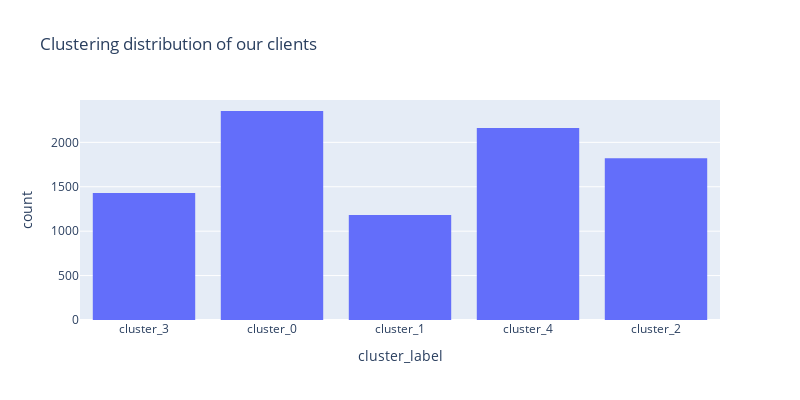

Source (notebook cell):
### Code cell
fig = px.histogram(cluster_log_scaled_profile,x="cluster_label",title="Clustering distribution of our clients")
fig.update_layout(width=800,height=400).show()

### Figure 1 — Plotly figure (JSON) as saved in the notebook; plotly's stock layout.template omitted (floating-point values rounded to 4 significant figures; data arrays with more than 128 entries replaced by an {"elided": "..."} marker saying what was removed)
{"data": [{"alignmentgroup": "True", "bingroup": "x", "hovertemplate": "cluster_label=%{x}<br>count=%{y}<extra></extra>", "legendgroup": "", "marker": {"color": "#636efa"}, "name": "", "offsetgroup": "", "orientation": "v", "showlegend": false, "type": "histogram", "x": {"elided": "8950 str values"}, "xaxis": "x", "yaxis": "y"}], "layout": {"barmode": "relative", "height": 400, "legend": {"tracegroupgap": 0}, "title": {"text": "Clustering distribution of our clients"}, "width": 800, "xaxis": {"anchor": "y", "domain": [0, 1], "title": {"text": "cluster_label"}}, "yaxis": {"anchor": "x", "domain": [0, 1], "title": {"text": "count"}}}}
